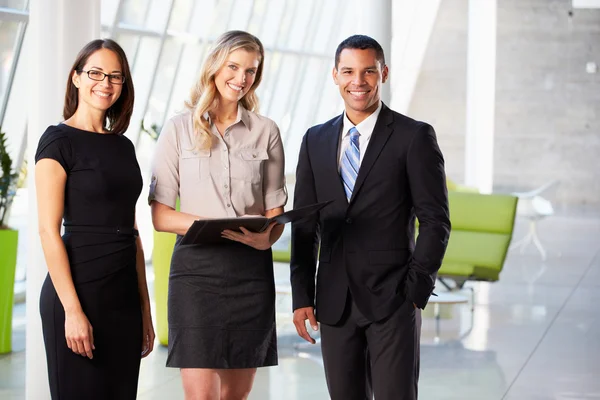
#> input picture face detection/im.jpg, 600 x 400 px, found by its file name
$ jupyter execute detection.ipynb
#> lines starting #> are read from the running program, lines starting #| are printed output that depends on the picture
[cell 1]
import cv2
img=cv2.imread(r'C:\Users\Luminar Technolab\Desktop\Mubashira DL_projects\face detection\im.jpg')
#> img is the input picture: shape (400, 600, 3); mean B, G, R 141.6, 146.1, 151
img

[cell 2]
import matplotlib.pyplot as plt               #we got a bluish shade
plt.imshow(img)

[cell 3]
con_img=cv2.cvtColor(img,cv2.COLOR_BGR2RGB)
plt.imshow(con_img)

[cell 4]
face_cascade=cv2.CascadeClassifier(r'C:\Users\Luminar Technolab\Desktop\Mubashira DL_projects\face detection\haarcascade_frontalface_default.xml')
face_cascade

[cell 5]
img_gray=cv2.cvtColor(con_img,cv2.COLOR_BGR2RGB)
img_gray

[cell 6]
face=face_cascade.detectMultiScale(img_gray,minNeighbors=10)  #minNeighbors=6-->when we check the image,that img should detect minimum 6 timem
#> face = [[217, 50, 49, 49], [330, 50, 57, 57], [74, 53, 58, 58]]
face
#> Out has the same summary as face

[cell 7]
len(face)
#> Out = 3

[cell 8]
for (x,y,w,h) in face:
    cv2.rectangle(con_img,(x,y),(x+w,y+h),(0,0,225),1)
#> this loop made 3 passes
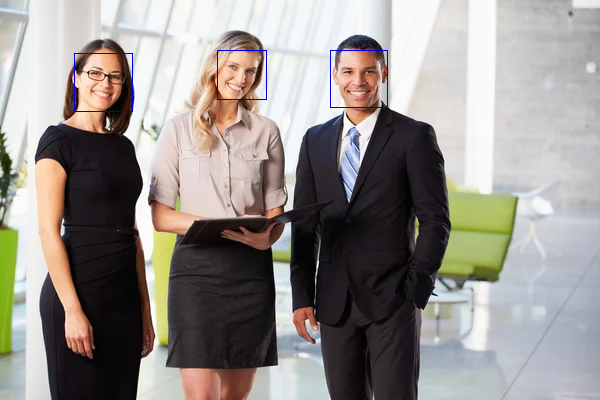
#> con_img: shape (400, 600, 3); mean R, G, B 150.6, 145.7, 141.8


$ run again, with face detection/face det im2.jpg copied over face detection/im.jpg
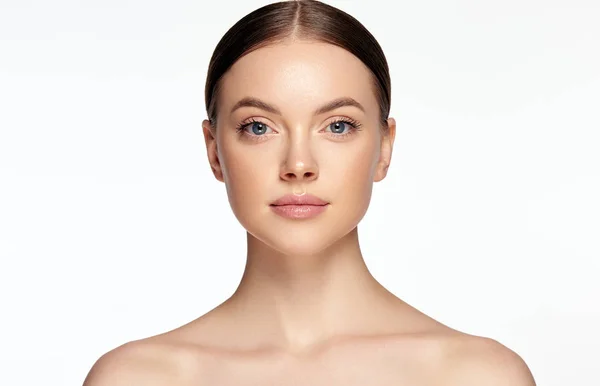
#> input picture face detection/face det im2.jpg, 600 x 386 px, found by its file name
#> img is the input picture: shape (386, 600, 3); mean B, G, R 215.6, 222.4, 233.8
#> face = [[199, 47, 199, 199]]
#> `len(face)`: Out = 1
#> the loop `for (x,y,w,h) in face:` made 1 pass
#> after the loop `for (x,y,w,h) in face:`:
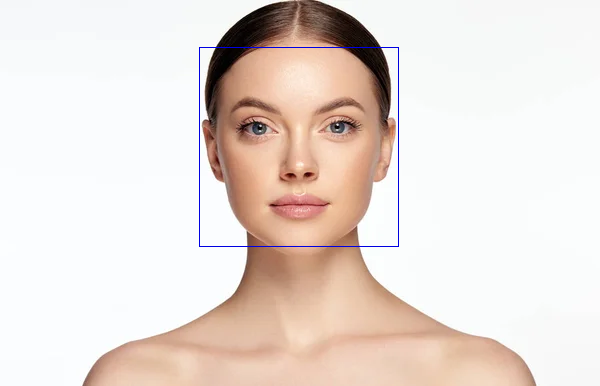
#> con_img: shape (386, 600, 3); mean R, G, B 233, 221.7, 215.7
